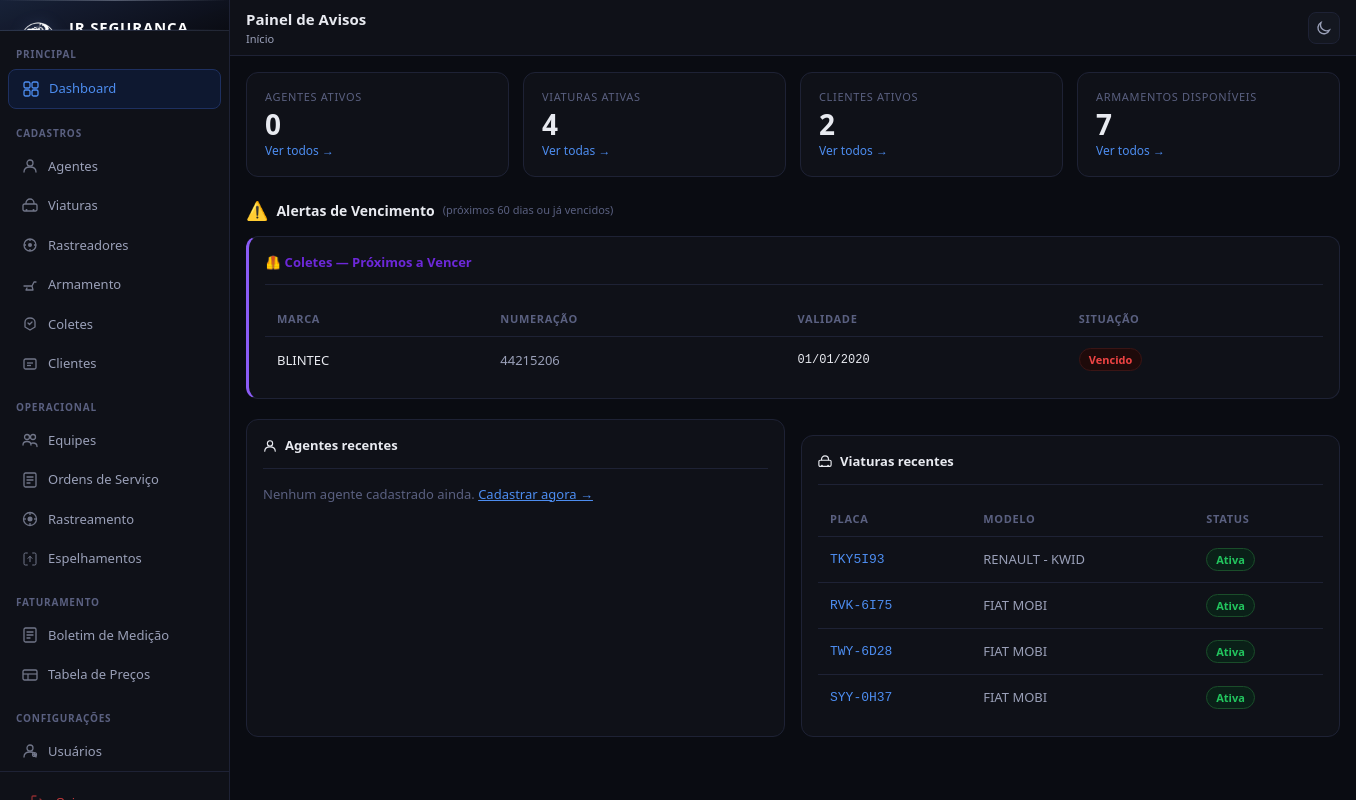
The page / (signed in) on the database as committed earlier.
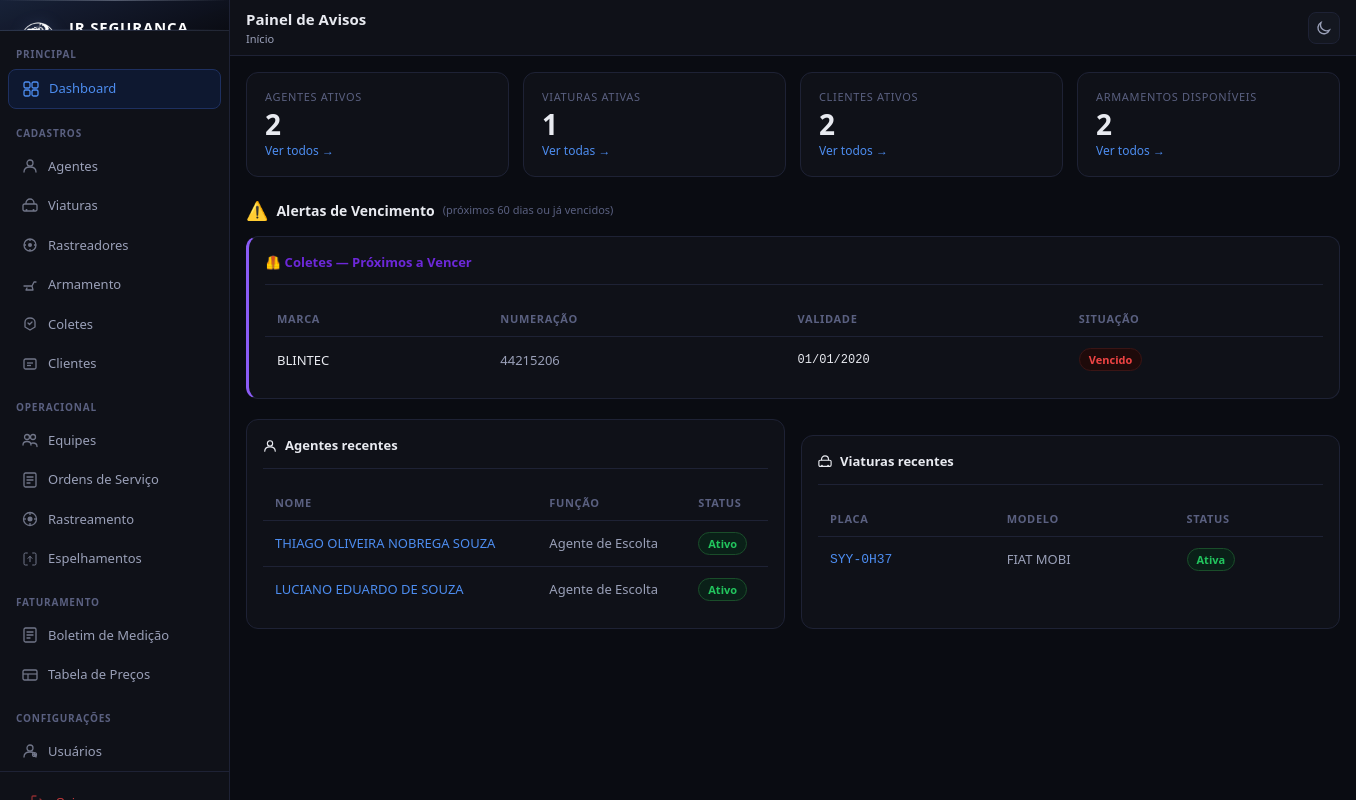
The same page on the database as committed later.
### cadastros/models.py (models this page shows, shortened)
class Colete(models.Model):
    PROTECAO_CHOICES = [
        ('Nivel IIA',  'N├¡vel IIA'),
        ('Nivel II',   'N├¡vel II'),
        ('Nivel IIIA', 'N├¡vel IIIA'),
        ('Nivel III',  'N├¡vel III'),
        ('Nivel IV',   'N├¡vel IV'),
    ]
    marca       = models.CharField(max_length=100, verbose_name='Marca')
    numeracao   = models.CharField(max_length=50,  verbose_name='Numeracao')
    protecao    = models.CharField(max_length=20, choices=PROTECAO_CHOICES, default='Nivel IIIA', verbose_name='Nivel de Protecao')
    validade    = models.DateField(verbose_name='Validade')
    criado_em   = models.DateTimeField(auto_now_add=True)
    atualizado_em = models.DateTimeField(auto_now=True)
    class Meta:
        verbose_name = 'Colete'
        verbose_name_plural = 'Coletes'
        ordering = ['marca']

class Viatura(models.Model):
    STATUS_CHOICES = [
        ('ativa', 'Ativa'),
        ('manutencao', 'Em manutencao'),
        ('inativa', 'Inativa'),
    ]
    TIPO_CHOICES = [
        ('VW Polo', 'VW Polo'),
        ('VW Gol', 'VW Gol'),
        ('Fiat Strada', 'Fiat Strada'),
        ('Toyota Hilux', 'Toyota Hilux'),
        ('Outro', 'Outro'),
    ]
    tipo = models.CharField(max_length=50, verbose_name='Tipo')
    marca_modelo = models.CharField(max_length=100, verbose_name='Marca / Modelo')
    ano = models.CharField(max_length=4, verbose_name='Ano')
    cor = models.CharField(max_length=50, verbose_name='Cor')
    placa = models.CharField(max_length=10, unique=True, verbose_name='Placa')
    frota = models.CharField(max_length=20, blank=True, verbose_name='Frota')
    mct_id = models.CharField(max_length=20, blank=True, verbose_name='MCT / ID')
    renavam = models.CharField(max_length=15, blank=True, verbose_name='RENAVAM')
    chassi = models.CharField(max_length=30, blank=True, verbose_name='Chassi')
    crlv_validade = models.DateField(blank=True, null=True, verbose_name='CRLV Vencimento')
    seguro_validade = models.DateField(blank=True, null=True, verbose_name='Seguro Vencimento')
    status = models.CharField(max_length=15, choices=STATUS_CHOICES, default='ativa', verbose_name='Status')
    observacoes = models.TextField(blank=True, verbose_name='Observacoes')
    criado_em = models.DateTimeField(auto_now_add=True)
    atualizado_em = models.DateTimeField(auto_now=True)
    class Meta:
        verbose_name = 'Viatura'
        verbose_name_plural = 'Viaturas'
        ordering = ['placa']

class Agente(models.Model):
    STATUS_CHOICES = [
        ('ativo', 'Ativo'),
        ('afastado', 'Afastado'),
        ('inativo', 'Inativo'),
    ]
    FUNCAO_CHOICES = [
        ('agente_escolta', 'Agente de Escolta'),
        ('motorista_escolta', 'Motorista Escolta'),
        ('supervisor', 'Supervisor'),
        ('coordenador', 'Coordenador'),
    ]
    foto = models.ImageField(upload_to='agentes/', blank=True, null=True)
    nome = models.CharField(max_length=200, verbose_name='Nome completo')
    cpf = models.CharField(max_length=14, unique=True, verbose_name='CPF')
    rg = models.CharField(max_length=20, verbose_name='RG')
    telefone = models.CharField(max_length=20, verbose_name='Telefone / Contato')
    data_nascimento = models.DateField(blank=True, null=True, verbose_name='Data de nascimento')
    cnh = models.CharField(max_length=20, blank=True, verbose_name='CNH')
    cnh_validade = models.DateField(blank=True, null=True, verbose_name='Val. CNH')
    cnh_categoria = models.CharField(max_length=5, blank=True, default='B', verbose_name='Categoria CNH')
    cnv = models.CharField(max_length=20, blank=True, verbose_name='CNV')
    cnv_validade = models.DateField(blank=True, null=True, verbose_name='Val. CNV')
    funcao = models.CharField(max_length=30, choices=FUNCAO_CHOICES, default='agente_escolta', verbose_name='Funcao')
    status = models.CharField(max_length=15, choices=STATUS_CHOICES, default='ativo', verbose_name='Status')
    observacoes = models.TextField(blank=True, verbose_name='Observacoes')
    criado_em = models.DateTimeField(auto_now_add=True)
    atualizado_em = models.DateTimeField(auto_now=True)
    class Meta:
        verbose_name = 'Agente'
        verbose_name_plural = 'Agentes'
        ordering = ['nome']

### cadastros/views.py (the view)
# urls.py: path('', views.dashboard, name='dashboard'),
@login_required
def dashboard(request):
    from datetime import date, timedelta
    hoje = date.today()
    limite = hoje + timedelta(days=60)  # 2 meses à frente
    alertas_cnh = Agente.objects.filter(
        status='ativo'
    ).exclude(
        cnh_validade__isnull=True
    ).filter(
        cnh_validade__lte=limite
    ).order_by('cnh_validade')
    alertas_cnv = Agente.objects.filter(
        status='ativo'
    ).exclude(
        cnv_validade__isnull=True
    ).filter(
        cnv_validade__lte=limite
    ).order_by('cnv_validade')
    alertas_coletes = Colete.objects.exclude(
        validade__isnull=True
    ).filter(
        validade__lte=limite
    ).order_by('validade')
    context = {
        'total_agentes': Agente.objects.filter(status='ativo').count(),
        'total_viaturas': Viatura.objects.filter(status='ativa').count(),
        'total_clientes': Cliente.objects.count(),
        'total_armamentos': Armamento.objects.count(),
        'agentes_recentes': Agente.objects.order_by('-criado_em')[:5],
        'viaturas': Viatura.objects.order_by('-criado_em')[:5],
        'alertas_cnh': alertas_cnh,
        'alertas_cnv': alertas_cnv,
        'alertas_coletes': alertas_coletes,
        'hoje': hoje,
    }
    return render(request, 'cadastros/dashboard.html', context)

### cadastros/templates/cadastros/dashboard.html (shortened to what this page needs)
{% extends 'cadastros/base.html' %}
{% block page_title %}Painel de Avisos{% endblock %}
{% block breadcrumb %}<a href="{% url 'dashboard' %}">Início</a>{% endblock %}
{% block content %}
<div class="stats-grid">
  <div class="stat-card">
    <div class="stat-label">Agentes ativos</div>
    <div class="stat-value">{{ total_agentes }}</div>
    <div class="stat-sub"><a href="{% url 'agente_list' %}" style="color:var(--blue-light);text-decoration:none">Ver todos →</a></div>
  </div>
  <div class="stat-card">
    <div class="stat-label">Viaturas ativas</div>
    <div class="stat-value">{{ total_viaturas }}</div>
    <div class="stat-sub"><a href="{% url 'viatura_list' %}" style="color:var(--blue-light);text-decoration:none">Ver todas →</a></div>
  </div>
  <div class="stat-card">
    <div class="stat-label">Clientes ativos</div>
    <div class="stat-value">{{ total_clientes }}</div>
    <div class="stat-sub"><a href="{% url 'cliente_list' %}" style="color:var(--blue-light);text-decoration:none">Ver todos →</a></div>
  </div>
  <div class="stat-card">
    <div class="stat-label">Armamentos disponíveis</div>
    <div class="stat-value">{{ total_armamentos }}</div>
    <div class="stat-sub"><a href="{% url 'armamento_list' %}" style="color:var(--blue-light);text-decoration:none">Ver todos →</a></div>
  </div>
</div>
{% if alertas_cnh or alertas_cnv or alertas_coletes %}
<div style="margin-bottom:20px">
  <h2 style="font-size:14px;font-weight:700;color:var(--text1);margin-bottom:12px;display:flex;align-items:center;gap:8px">
    <span style="font-size:18px">⚠️</span> Alertas de Vencimento
    <span style="font-size:11px;font-weight:400;color:var(--text3)">(próximos 60 dias ou já vencidos)</span>
  </h2>
  <div style="display:grid;grid-template-columns:repeat(auto-fit,minmax(320px,1fr));gap:16px">
    {% if alertas_coletes %}
    <div class="card" style="border-left:3px solid #8b5cf6">
      <div class="card-title" style="color:#6d28d9">
        🦺 Coletes — Próximos a Vencer
      </div>
      <div class="table-wrap">
        <table>
          <thead><tr><th>Marca</th><th>Numeração</th><th>Validade</th><th>Situação</th></tr></thead>
          <tbody>
            {% for c in alertas_coletes %}
            <tr>
              <td>{{ c.marca }}</td>
              <td style="color:var(--text2)">{{ c.numeracao }}</td>
              <td style="font-family:monospace;font-size:12px">{{ c.validade|date:"d/m/Y" }}</td>
              <td>
                {% if c.validade < hoje %}
                  <span class="badge badge-red">Vencido</span>
                {% else %}
                  <span class="badge badge-amber">Vence em {{ c.validade|timeuntil:hoje }}</span>
                {% endif %}
              </td>
            </tr>
            {% endfor %}
          </tbody>
        </table>
      </div>
    </div>
    {% endif %}
  </div>
</div>
{% endif %}
<div style="display:grid;grid-template-columns:1fr 1fr;gap:16px">
  <div class="card">
    <div class="card-title">
      <svg width="14" height="14" fill="none" viewBox="0 0 16 16"><circle cx="8" cy="5" r="3" stroke="currentColor" stroke-width="1.3"/><path d="M2 14c0-3.314 2.686-5 6-5s6 1.686 6 5" stroke="currentColor" stroke-width="1.3" stroke-linecap="round"/></svg>
      Agentes recentes
    </div>
    {% if agentes_recentes %}
    <div class="table-wrap">
      <table>
        <thead><tr><th>Nome</th><th>Função</th><th>Status</th></tr></thead>
        <tbody>
          {% for a in agentes_recentes %}
          <tr>
            <td><a href="{% url 'agente_edit' a.pk %}" style="color:var(--blue-light);text-decoration:none">{{ a.nome }}</a></td>
            <td style="color:var(--text2)">{{ a.get_funcao_display }}</td>
            <td>
              {% if a.status == 'ativo' %}<span class="badge badge-green">Ativo</span>
              {% elif a.status == 'afastado' %}<span class="badge badge-amber">Afastado</span>
              {% else %}<span class="badge badge-gray">Inativo</span>{% endif %}
            </td>
          </tr>
          {% endfor %}
        </tbody>
      </table>
    </div>
    {% else %}
    <p style="color:var(--text3);font-size:13px">Nenhum agente cadastrado ainda. <a href="{% url 'agente_create' %}" style="color:var(--blue-light)">Cadastrar agora →</a></p>
    {% endif %}
  </div>
  <div class="card">
    <div class="card-title">
      Viaturas recentes
    </div>
    {% if viaturas %}
    <div class="table-wrap">
      <table>
        <thead><tr><th>Placa</th><th>Modelo</th><th>Status</th></tr></thead>
        <tbody>
          {% for v in viaturas %}
          <tr>
            <td><a href="{% url 'viatura_edit' v.pk %}" style="color:var(--blue-light);text-decoration:none;font-family:monospace">{{ v.placa }}</a></td>
            <td style="color:var(--text2)">{{ v.marca_modelo }}</td>
            <td>
              {% if v.status == 'ativa' %}<span class="badge badge-green">Ativa</span>
              {% elif v.status == 'manutencao' %}<span class="badge badge-amber">Manutenção</span>
              {% else %}<span class="badge badge-gray">Inativa</span>{% endif %}
            </td>
          </tr>
          {% endfor %}
        </tbody>
      </table>
    </div>
    {% else %}
    <p style="color:var(--text3);font-size:13px">Nenhuma viatura cadastrada ainda. <a href="{% url 'viatura_create' %}" style="color:var(--blue-light)">Cadastrar agora →</a></p>
    {% endif %}
  </div>
</div>
{% endblock %}

Rows that differ between the two databases and show on the page:
removed Viatura: placa "TKY5I93", marca_modelo "RENAULT - KWID", status "Ativa"
removed Viatura: placa "RVK-6I75", marca_modelo "FIAT MOBI", status "Ativa"
removed Viatura: placa "TWY-6D28", marca_modelo "FIAT MOBI", status "Ativa"
added Agente: nome "THIAGO OLIVEIRA NOBREGA SOUZA", funcao "Agente de Escolta", status "Ativo"
added Agente: nome "LUCIANO EDUARDO DE SOUZA", funcao "Agente de Escolta", status "Ativo"
Other text that changed with them:
{{ total_agentes }}: "0" → "2"
{{ total_viaturas }}: "4" → "1"
{{ total_armamentos }}: "7" → "2"
text no longer shown: "Nenhum agente cadastrado ainda. Cadastrar agora →"
text now shown: "NOME FUNÇÃO STATUS"
